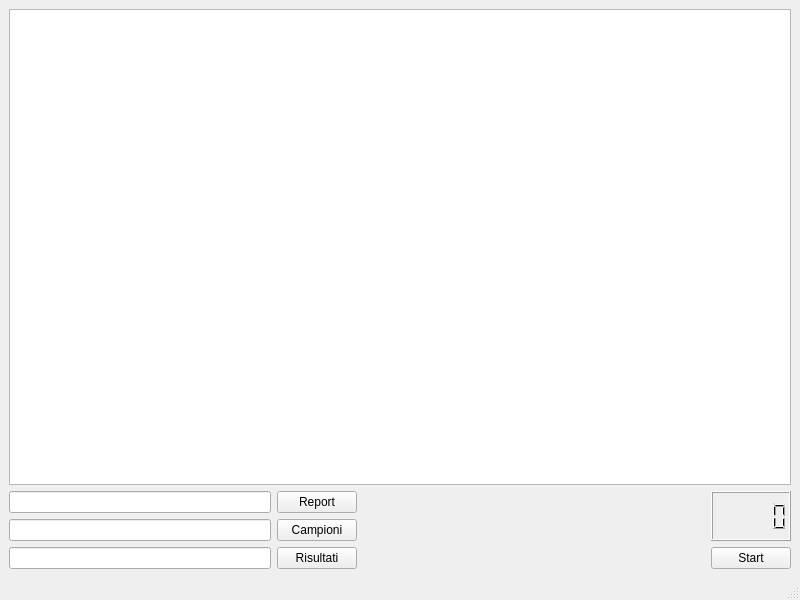
<?xml version="1.0" encoding="UTF-8"?>
<ui version="4.0">
 <class>MainWindow</class>
 <widget class="QMainWindow" name="MainWindow">
  <property name="geometry">
   <rect>
    <x>0</x>
    <y>0</y>
    <width>800</width>
    <height>600</height>
   </rect>
  </property>
  <property name="windowTitle">
   <string>AspectCSAdjust</string>
  </property>
  <widget class="QWidget" name="centralwidget">
   <layout class="QGridLayout" name="gridLayout">
    <item row="0" column="0">
     <layout class="QVBoxLayout" name="verticalLayout_3">
      <item>
       <widget class="QTableView" name="tableView"/>
      </item>
      <item>
       <layout class="QHBoxLayout" name="horizontalLayout_4">
        <item>
         <layout class="QVBoxLayout" name="verticalLayout">
          <item>
           <layout class="QHBoxLayout" name="horizontalLayout_3">
            <item>
             <widget class="QLineEdit" name="editReport"/>
            </item>
            <item>
             <widget class="QPushButton" name="buttonReport">
              <property name="text">
               <string>Report</string>
              </property>
             </widget>
            </item>
           </layout>
          </item>
          <item>
           <layout class="QHBoxLayout" name="horizontalLayout">
            <item>
             <widget class="QLineEdit" name="editSample"/>
            </item>
            <item>
             <widget class="QPushButton" name="buttonSample">
              <property name="text">
               <string>Campioni</string>
              </property>
             </widget>
            </item>
           </layout>
          </item>
          <item>
           <layout class="QHBoxLayout" name="horizontalLayout_2">
            <item>
             <widget class="QLineEdit" name="editResult"/>
            </item>
            <item>
             <widget class="QPushButton" name="buttonResult">
              <property name="text">
               <string>Risultati</string>
              </property>
             </widget>
            </item>
           </layout>
          </item>
         </layout>
        </item>
        <item>
         <spacer name="horizontalSpacer">
          <property name="orientation">
           <enum>Qt::Horizontal</enum>
          </property>
          <property name="sizeHint" stdset="0">
           <size>
            <width>20</width>
            <height>20</height>
           </size>
          </property>
         </spacer>
        </item>
        <item>
         <layout class="QVBoxLayout" name="verticalLayout_2">
          <item>
           <widget class="QLCDNumber" name="lcdNumber"/>
          </item>
          <item>
           <widget class="QPushButton" name="buttonStart">
            <property name="text">
             <string>Start</string>
            </property>
           </widget>
          </item>
         </layout>
        </item>
       </layout>
      </item>
     </layout>
    </item>
   </layout>
  </widget>
  <widget class="QMenuBar" name="menubar">
   <property name="geometry">
    <rect>
     <x>0</x>
     <y>0</y>
     <width>800</width>
     <height>18</height>
    </rect>
   </property>
  </widget>
  <widget class="QStatusBar" name="statusbar"/>
 </widget>
 <resources/>
 <connections>
  <connection>
   <sender>buttonReport</sender>
   <signal>clicked()</signal>
   <receiver>MainWindow</receiver>
   <slot>selectReport()</slot>
   <hints>
    <hint type="sourcelabel">
     <x>321</x>
     <y>496</y>
    </hint>
    <hint type="destinationlabel">
     <x>437</x>
     <y>494</y>
    </hint>
   </hints>
  </connection>
  <connection>
   <sender>buttonSample</sender>
   <signal>clicked()</signal>
   <receiver>MainWindow</receiver>
   <slot>selectSample()</slot>
   <hints>
    <hint type="sourcelabel">
     <x>304</x>
     <y>526</y>
    </hint>
    <hint type="destinationlabel">
     <x>470</x>
     <y>527</y>
    </hint>
   </hints>
  </connection>
  <connection>
   <sender>buttonResult</sender>
   <signal>clicked()</signal>
   <receiver>MainWindow</receiver>
   <slot>selectResult()</slot>
   <hints>
    <hint type="sourcelabel">
     <x>318</x>
     <y>559</y>
    </hint>
    <hint type="destinationlabel">
     <x>440</x>
     <y>559</y>
    </hint>
   </hints>
  </connection>
  <connection>
   <sender>buttonStart</sender>
   <signal>clicked()</signal>
   <receiver>MainWindow</receiver>
   <slot>runcheck()</slot>
   <hints>
    <hint type="sourcelabel">
     <x>716</x>
     <y>558</y>
    </hint>
    <hint type="destinationlabel">
     <x>623</x>
     <y>560</y>
    </hint>
   </hints>
  </connection>
 </connections>
 <slots>
  <slot>selectReport()</slot>
  <slot>selectSample()</slot>
  <slot>selectResult()</slot>
  <slot>runcheck()</slot>
 </slots>
</ui>
